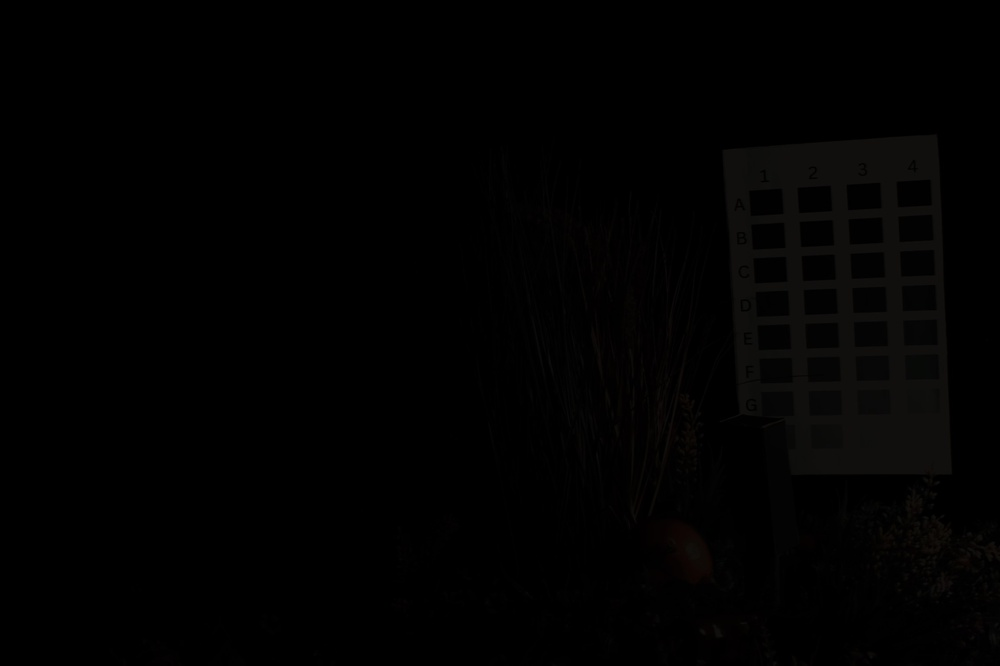
#> input picture sample_images/scene1-2.jpeg, 1000 x 666 px, shrunk from 2266 x 1510 before the run
$ python KaminariTMOv2.py
#> lines starting #> are read from the running program, lines starting #| are printed output that depends on the picture
import cv2
import numpy as np
import math

# read image
img1 = cv2.imread(r"./sample_images/scene1-2.jpeg")
#> img1 is the input picture: shape (666, 1000, 3); mean B, G, R 1.27, 1.45, 1.61
img2 = cv2.imread(r"./sample_images/scene1-1.jpeg")
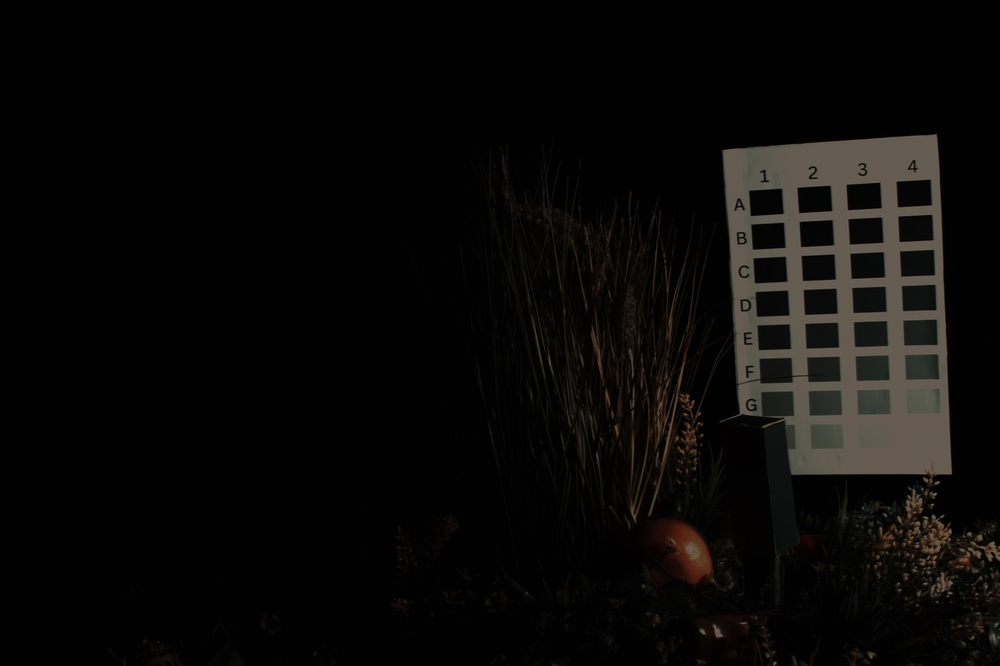
#> input picture sample_images/scene1-1.jpeg, 1000 x 666 px, shrunk from 2266 x 1510 before the run
#> img2 is the input picture: shape (666, 1000, 3); mean B, G, R 8, 9.3, 10.3
img3 = cv2.imread(r"./sample_images/scene1+1.jpeg")
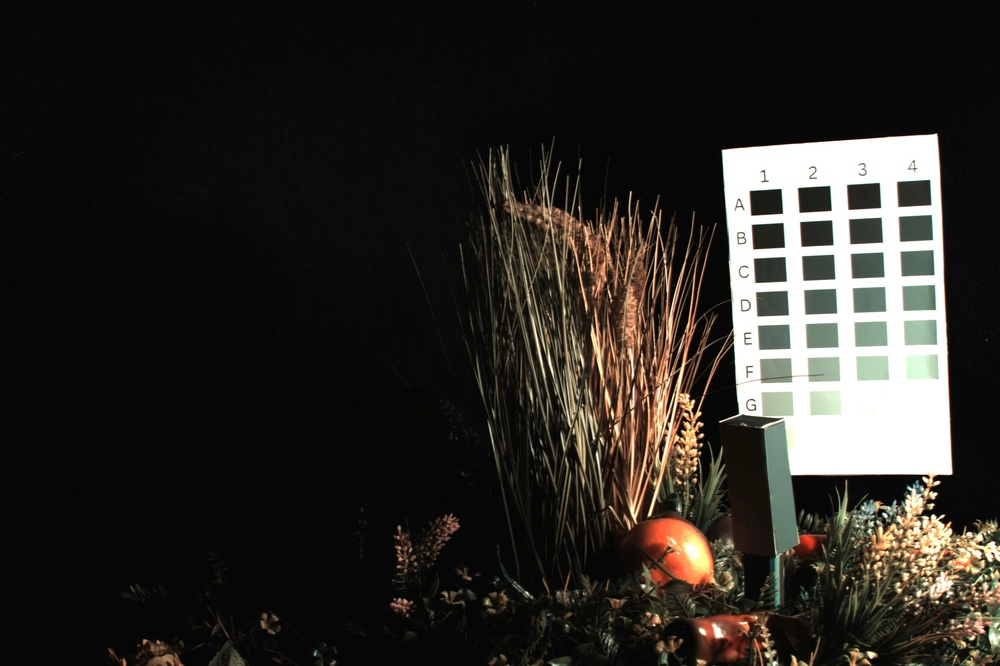
#> input picture sample_images/scene1+1.jpeg, 1000 x 666 px, shrunk from 2266 x 1510 before the run
#> img3 is the input picture: shape (666, 1000, 3); mean B, G, R 36.5, 40.9, 43.7
img4 = cv2.imread(r"./sample_images/scene1+2.jpeg")
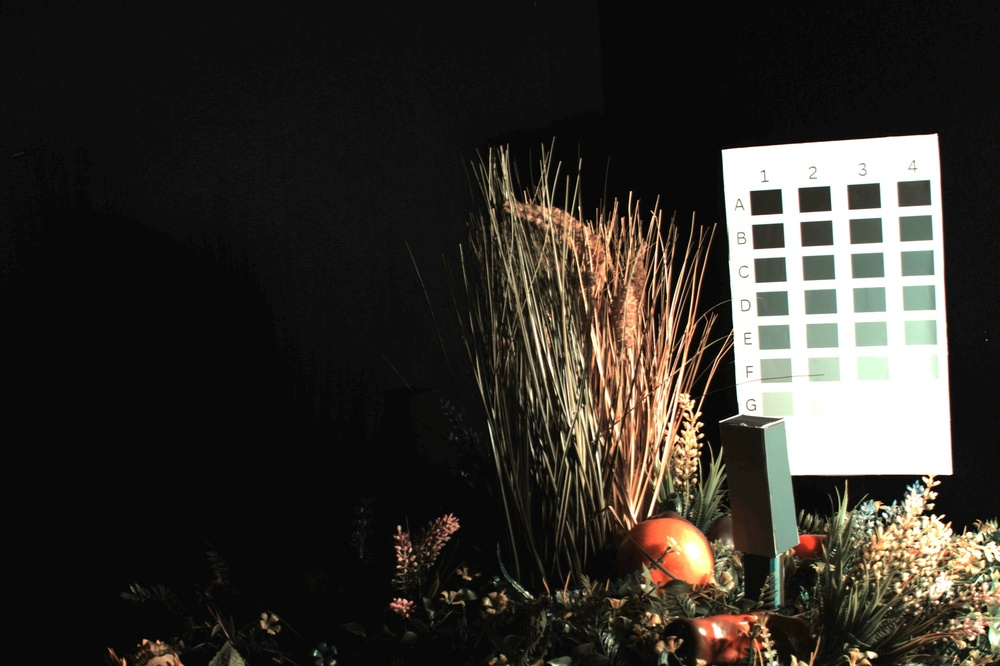
#> input picture sample_images/scene1+2.jpeg, 1000 x 666 px, shrunk from 2266 x 1510 before the run
#> img4 is the input picture: shape (666, 1000, 3); mean B, G, R 43.8, 49.5, 52.8

imgs = [img1, img2, img3, img4]
res = []
for img in imgs:

    # METHOD 1: RGB

    # convert img to gray
    gray = cv2.cvtColor(img, cv2.COLOR_BGR2GRAY)

    # compute gamma = log(mid*255)/log(mean)
    mid = 0.5
    mean = np.mean(gray)
    print("mean", mean)
    gamma = math.log(mid*255)/math.log(mean)
    print("gamma",gamma)

    # do gamma correction
    img_gamma1 = np.power(img, gamma).clip(0,255).astype(np.uint8)


    # METHOD 2: HSV (or other color spaces)

    # convert img to HSV
    hsv = cv2.cvtColor(img, cv2.COLOR_BGR2HSV)
    hue, sat, val = cv2.split(hsv)

    # compute gamma = log(mid*255)/log(mean)
    mid = 0.5
    mean = np.mean(val)
    print("mean", mean)
    gamma = math.log(mid*255)/math.log(mean)
    print("gamma",gamma)
    if gamma>4:
        gamma=4.0 #create
        print("gamma capped to",gamma)

    # do gamma correction on value channel
    val_gamma = np.power(val, gamma).clip(0,255).astype(np.uint8)

    # combine new value channel with original hue and sat channels
    hsv_gamma = cv2.merge([hue, sat, val_gamma])
    img_gamma2 = cv2.cvtColor(hsv_gamma, cv2.COLOR_HSV2BGR)

    # METHOD 3: XYZ (or other color spaces)

    # convert img to XYZ
    print("XYZ")
    XYZ = cv2.cvtColor(img, cv2.COLOR_BGR2XYZ)
    # add constant to image so gamma works
    constant = 1
    XYZ += np.full(XYZ.shape, constant, dtype=np.uint8)
    X, Y, Z = cv2.split(XYZ)
    print(XYZ[0])
    # compute gamma = log(mid*255)/log(mean)
    mid = 0.5
    mean = np.mean(Y)
    print("mean", mean)
    gamma = math.log(mid*255)/math.log(mean)
    print("gamma",gamma)
    # do gamma correction on value channel
    Y_gamma = np.power(Y, gamma).clip(0,255).astype(np.uint8)
    print(Y_gamma[0])
    # combine new value channel with original hue and sat channels
    XYZ_gamma = cv2.merge([X, Y_gamma, Z]) #why is the middle channel duplicated here???
    print(XYZ_gamma[0])
    img_gamma3 = cv2.cvtColor(XYZ_gamma, cv2.COLOR_XYZ2BGR)


    # [8 lines of commented-out code are left out]
    res.append(img_gamma1)
    res.append(img_gamma2)
    res.append(img_gamma3)
#> this loop made 4 passes
#> (printed output is left out)
#> pass 1, `gray = cv2.cvtColor(img, cv2.COLOR_BGR2GRAY)`:
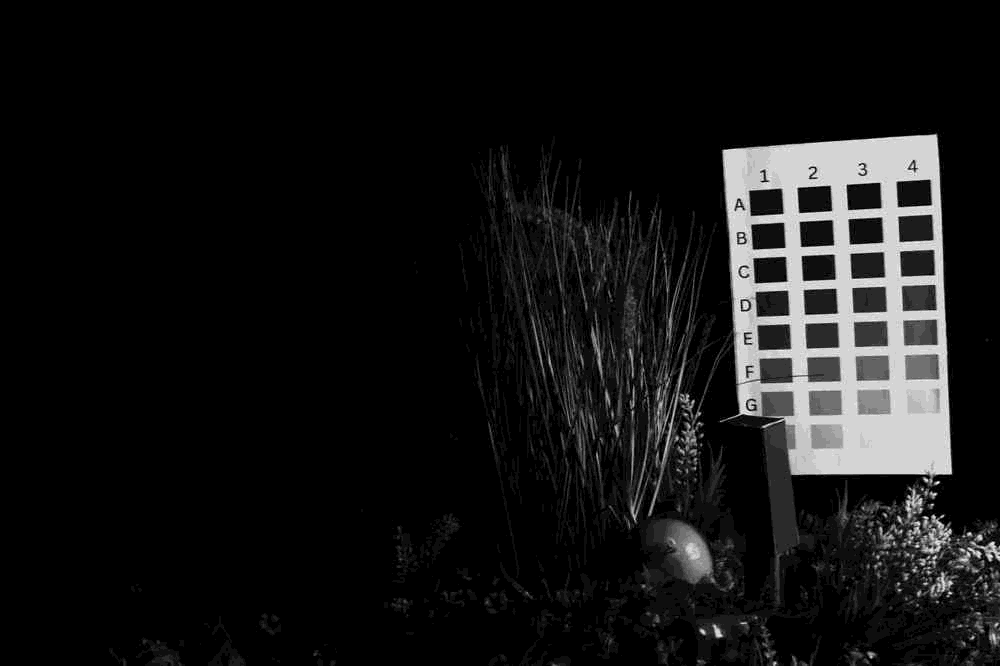
#> gray: shape (666, 1000); min 0, max 18, mean 1.48; drawn with min black and max white
#> pass 1, `hue, sat, val = cv2.split(hsv)`:
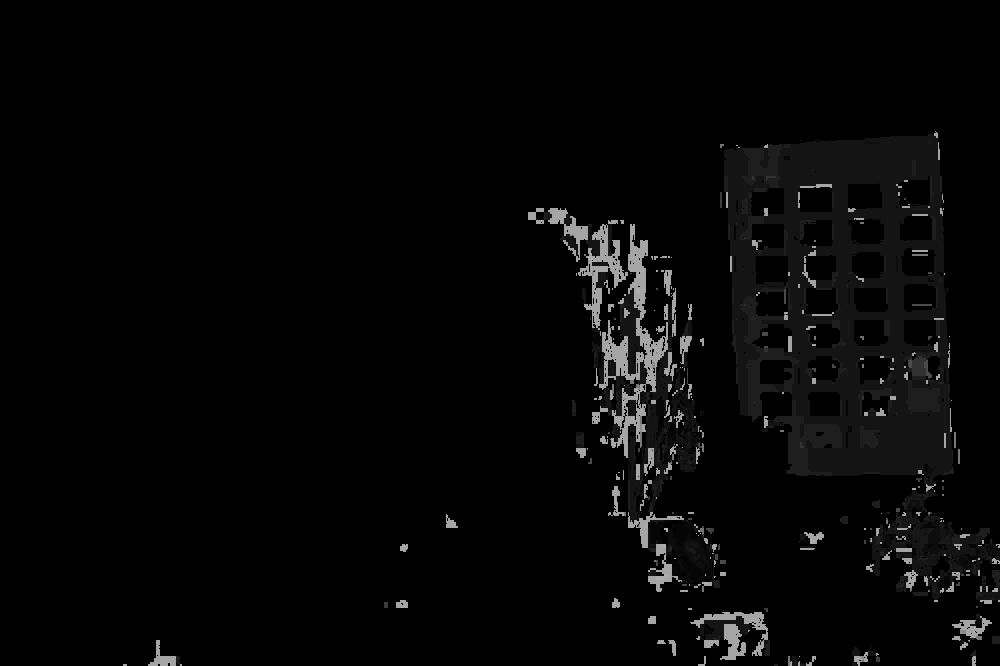
#> hue: shape (666, 1000); min 0, max 177, mean 5.9
#> after the loop: XYZ: shape (666, 1000, 3); mean of channels 0, 1, 2 48.4, 39.4, 29.4
#> after the loop: XYZ_gamma: shape (666, 1000, 3); mean of channels 0, 1, 2 48.4, 73.4, 29.4
#> after the loop: hsv: shape (666, 1000, 3); mean H, S, V 14.6, 33.8, 53.8
#> after the loop: hsv_gamma: shape (666, 1000, 3); mean H, S, V 14.6, 33.8, 76.5
#> after the loop:
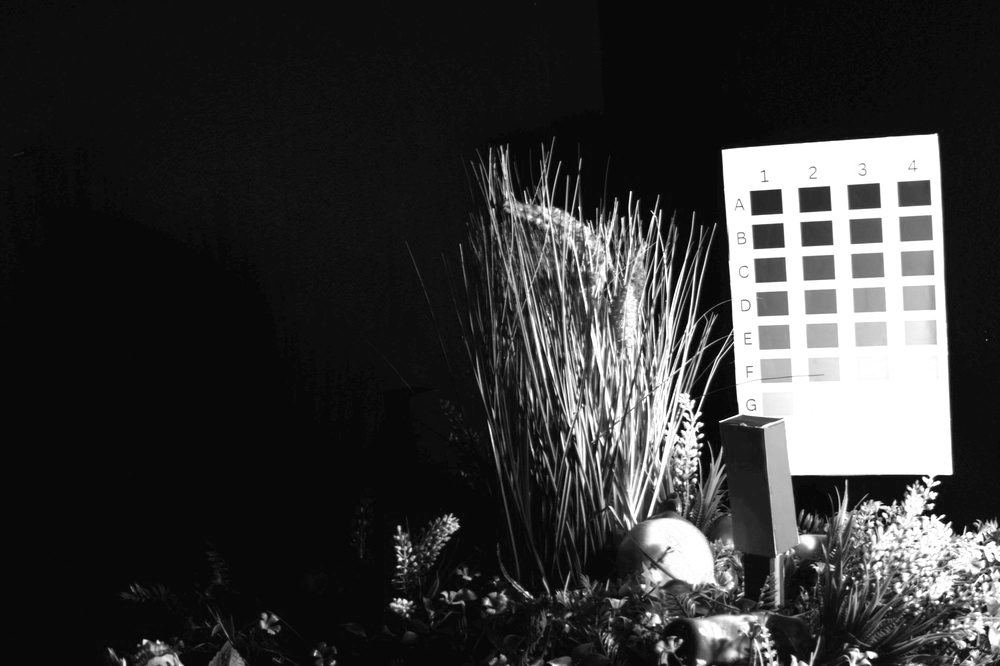
#> val: shape (666, 1000); min 1, max 255, mean 53.8
#> after the loop, res = 12 items
    # cv2.imwrite('lioncuddle1_gamma1.jpg', img_gamma1)
    # cv2.imwrite('lioncuddle1_gamma2.jpg', img_gamma2)
    # cv2.imwrite('lioncuddle1_gamma3.jpg', img_gamma3)
i=0
for ress in res:
    cv2.imwrite("test"+str(i)+".jpg", ress)
    i+=1
#> this loop made 12 passes
#> pass 2, `cv2.imwrite("test"+str(i)+".jpg", ress)`:
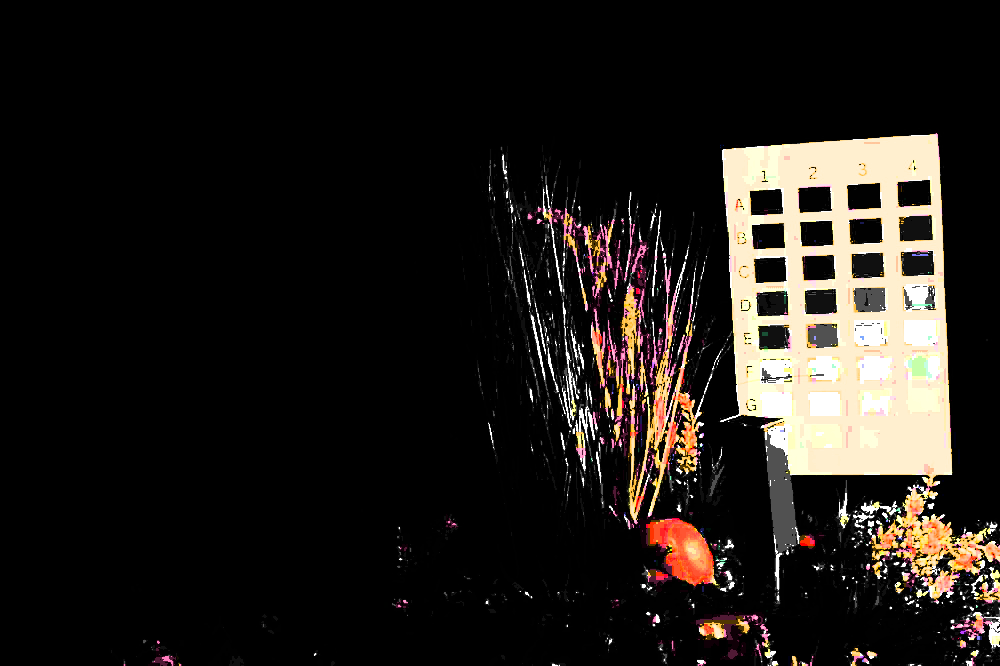
#> saved as test1.jpg: shape (666, 1000, 3); mean B, G, R 25.1, 29, 33
#> after the loop, i = 12
